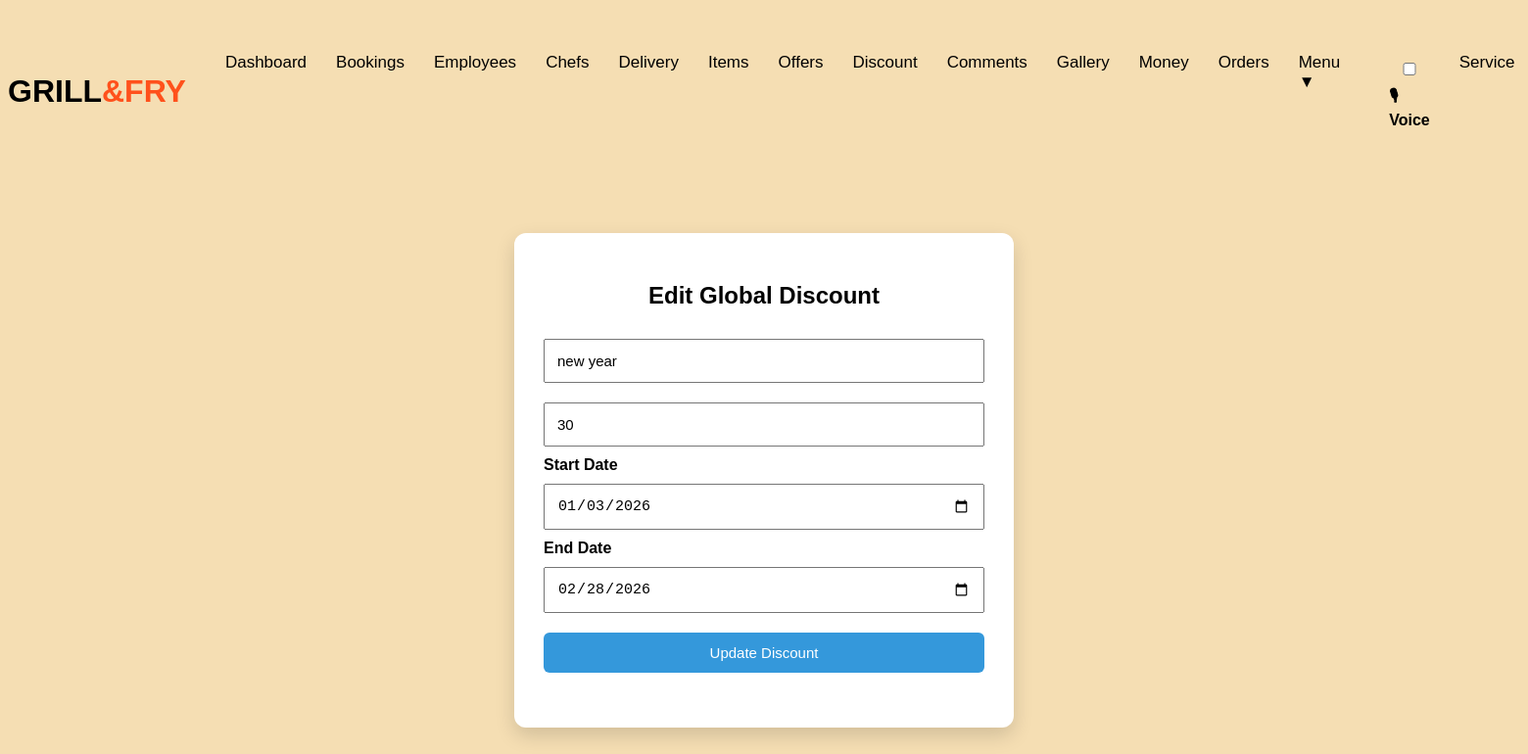
Screenshot of /admin_edit_discount.php?id=7 (signed in) with the database file from the repository.
### tables this page shows
CREATE TABLE `global_discounts` (
  `id` int(11) NOT NULL,
  `discount_name` varchar(100) NOT NULL,
  `discount_percent` int(11) NOT NULL,
  `start_date` date NOT NULL,
  `end_date` date NOT NULL,
  `is_active` tinyint(1) DEFAULT 1,
  `created_at` timestamp NOT NULL DEFAULT current_timestamp()
);

### admin_edit_discount.php (the view, shortened to what this page needs)
<?php
require 'connection.php';
$id = (int)$_GET['id'];
$stmt = $connection->prepare("
    SELECT * FROM global_discounts WHERE id = ?
");
$stmt->bind_param("i", $id);
$stmt->execute();
$discount = $stmt->get_result()->fetch_assoc();
include 'admin_nav.php';
?>
<!DOCTYPE html>
<html lang="en">
<head>
</head>
<body>
<div class="box">
<h2>Edit Global Discount</h2>
<form method="post">
<input type="text"
       name="discount_name"
       value="<?= htmlspecialchars($discount['discount_name']) ?>"
       required>
<input type="number"
       name="discount_percent"
       min="1"
       max="90"
       value="<?= $discount['discount_percent'] ?>"
       required>
<label>Start Date</label>
<input type="date"
       name="start_date"
       value="<?= $discount['start_date'] ?>"
       required>
<label>End Date</label>
<input type="date"
       name="end_date"
       value="<?= $discount['end_date'] ?>"
       required>
<button type="submit">Update Discount</button>
</form>
</div>
</body>
</html>

### admin_edit_discount.php (style rules this page uses)
body { background:wheat; font-family:Arial, sans-serif; }
.box { max-width:450px; margin:60px auto; background:#fff; padding:30px; border-radius:12px; box-shadow:0 8px 20px rgba(0,0,0,.15); }
h2 { text-align:center; margin-bottom:20px; }
input,button { width:100%; padding:12px; margin:10px 0; font-size:15px; }
button { background:#3498db; color:white; border:none; border-radius:6px; cursor:pointer; }
label { font-weight:bold; }

### rows the page displays
global_discounts: discount_name "new year", discount_percent "30", start_date "01/03/2026", end_date "02/28/2026"
